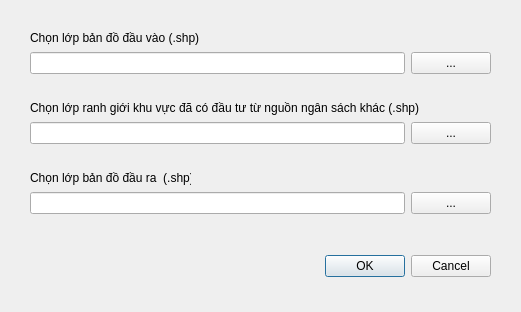
<?xml version="1.0" encoding="UTF-8"?>
<ui version="4.0">
 <class>Dialog_CapNhatNSK</class>
 <widget class="QDialog" name="Dialog_CapNhatNSK">
  <property name="geometry">
   <rect>
    <x>0</x>
    <y>0</y>
    <width>521</width>
    <height>312</height>
   </rect>
  </property>
  <property name="windowTitle">
   <string>v5PFES - Cập nhật khu vực đã có nguồn đầu tư khác</string>
  </property>
  <widget class="QDialogButtonBox" name="buttonBox">
   <property name="geometry">
    <rect>
     <x>150</x>
     <y>250</y>
     <width>341</width>
     <height>32</height>
    </rect>
   </property>
   <property name="orientation">
    <enum>Qt::Horizontal</enum>
   </property>
   <property name="standardButtons">
    <set>QDialogButtonBox::Cancel|QDialogButtonBox::Ok</set>
   </property>
  </widget>
  <widget class="QLabel" name="label">
   <property name="geometry">
    <rect>
     <x>30</x>
     <y>30</y>
     <width>171</width>
     <height>16</height>
    </rect>
   </property>
   <property name="text">
    <string>Chọn lớp bản đồ đầu vào (.shp)</string>
   </property>
  </widget>
  <widget class="QLabel" name="label_3">
   <property name="geometry">
    <rect>
     <x>30</x>
     <y>100</y>
     <width>391</width>
     <height>16</height>
    </rect>
   </property>
   <property name="text">
    <string>Chọn lớp ranh giới khu vực đã có đầu tư từ nguồn ngân sách khác (.shp)</string>
   </property>
  </widget>
  <widget class="QLabel" name="label_4">
   <property name="geometry">
    <rect>
     <x>30</x>
     <y>170</y>
     <width>161</width>
     <height>16</height>
    </rect>
   </property>
   <property name="text">
    <string>Chọn lớp bản đồ đầu ra  (.shp)</string>
   </property>
  </widget>
  <widget class="QWidget" name="layoutWidget">
   <property name="geometry">
    <rect>
     <x>30</x>
     <y>50</y>
     <width>461</width>
     <height>26</height>
    </rect>
   </property>
   <layout class="QGridLayout" name="gridLayout">
    <item row="0" column="0">
     <widget class="QLineEdit" name="Inpath"/>
    </item>
    <item row="0" column="1">
     <widget class="QPushButton" name="btn_Inp">
      <property name="text">
       <string>...</string>
      </property>
     </widget>
    </item>
   </layout>
  </widget>
  <widget class="QWidget" name="layoutWidget">
   <property name="geometry">
    <rect>
     <x>30</x>
     <y>120</y>
     <width>461</width>
     <height>26</height>
    </rect>
   </property>
   <layout class="QGridLayout" name="gridLayout_2">
    <item row="0" column="0">
     <widget class="QLineEdit" name="unPayment"/>
    </item>
    <item row="0" column="1">
     <widget class="QPushButton" name="btn_nsk">
      <property name="text">
       <string>...</string>
      </property>
     </widget>
    </item>
   </layout>
  </widget>
  <widget class="QWidget" name="layoutWidget">
   <property name="geometry">
    <rect>
     <x>30</x>
     <y>190</y>
     <width>461</width>
     <height>26</height>
    </rect>
   </property>
   <layout class="QGridLayout" name="gridLayout_3">
    <item row="0" column="0">
     <widget class="QLineEdit" name="Outpath"/>
    </item>
    <item row="0" column="1">
     <widget class="QPushButton" name="btnOut">
      <property name="text">
       <string>...</string>
      </property>
     </widget>
    </item>
   </layout>
  </widget>
 </widget>
 <resources/>
 <connections>
  <connection>
   <sender>buttonBox</sender>
   <signal>accepted()</signal>
   <receiver>Dialog_CapNhatNSK</receiver>
   <slot>accept()</slot>
   <hints>
    <hint type="sourcelabel">
     <x>248</x>
     <y>254</y>
    </hint>
    <hint type="destinationlabel">
     <x>157</x>
     <y>274</y>
    </hint>
   </hints>
  </connection>
  <connection>
   <sender>buttonBox</sender>
   <signal>rejected()</signal>
   <receiver>Dialog_CapNhatNSK</receiver>
   <slot>reject()</slot>
   <hints>
    <hint type="sourcelabel">
     <x>316</x>
     <y>260</y>
    </hint>
    <hint type="destinationlabel">
     <x>286</x>
     <y>274</y>
    </hint>
   </hints>
  </connection>
 </connections>
</ui>
